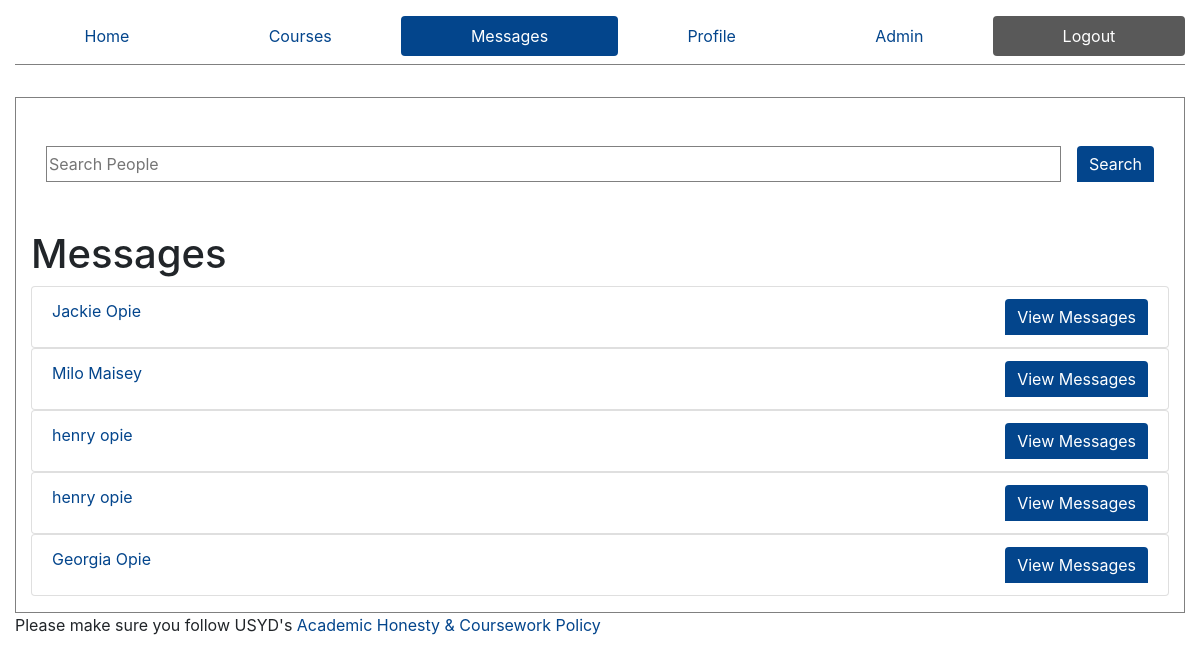
The page /messages/ (signed in) on the database its author committed.
### ed/models.py (models this page shows)
class Profile(models.Model):
    user = models.OneToOneField(User, on_delete=models.CASCADE, related_name='+', default=1)
    FirstName = models.CharField(max_length=50,default='firstname')
    LastName = models.CharField(max_length=50,default='lastname')
    is_admin = models.BooleanField('Is admin', default=False)

### ed/views.py (the view)
# urls.py: path('messages/', views.messages, name="messages"),
def messages(request):
    is_admin = False
    p = Profile.objects.get(user=request.user)
    if p.is_admin:
        is_admin = True
    profile = Profile.objects.get(user=request.user)
    chatmemberships = ChatMembership.objects.filter(person=profile)
    chatmemberships = chatmemberships.values_list('group', flat=True)
    groups = Group.objects.filter(id__in=chatmemberships)
    members = groups.values_list('members', flat=True)
    ps = Profile.objects.filter(id__in=members)
    context = {
        'active': 'messages',
        'members': ps.all(),
        'is_admin': is_admin
    }
    return render(request, 'messages.html', context=context)

### templates/messages.html (shortened to what this page needs)
{% extends "core.html" %}
{% block content %}
<div class="container-fluid" style="margin-bottom: 2rem; margin-top: 2rem">
    <div class="row">
        <div class="col-12">
        <form action="/messages/search" method="post" role="search" aria-label="Sitewide" style="display: flex; justify-content: center">
            <div class="form-group" style="display: flex; width:100%">
                <input id="search" name="search" placeholder="Search People" type="search" aria-label="search people" style="width: 100%">
            <input type="submit" value="Search" class="btn btn-primary" role="search" style='margin-left: 1rem;'>
            </div>
        </form>
        </div>
    </div>
</div>
{% if members %}
<h1>Messages</h1>
    {% for member in members %}
        <ul class="list-group messages-list">
            <li class="list-group-item message"><a href="{{member.id}}">{{member.FirstName}} {{member.LastName}}</a>
                <a href="{{member.id}}" class="btn btn-primary">View Messages</a>
            </li>
        </ul>
    {% endfor %}
{% else %}
<h4>
    You don't have any messages yet
</h4>
{% endif %}
{% endblock %}

### ed/static/styles.css (style rules this page uses)
.message { display: flex; flex-direction: row; }
.message { display: flex; }
.message .btn { margin-left: auto; }
input { border: 1px solid gray; }
.btn-primary { border: unset; border: 0.25rem !important; border-top-left-radius: 0.25rem !important; border-bottom-left-radius: 0 !important; border-bottom-right-radius: 0 !important; }

### rows shown on the page
Profile: FirstName "Jackie", LastName "Opie"
Profile: FirstName "Milo", LastName "Maisey"
Profile: FirstName "henry", LastName "opie"
Profile: FirstName "henry", LastName "opie"
Profile: FirstName "Georgia", LastName "Opie"
